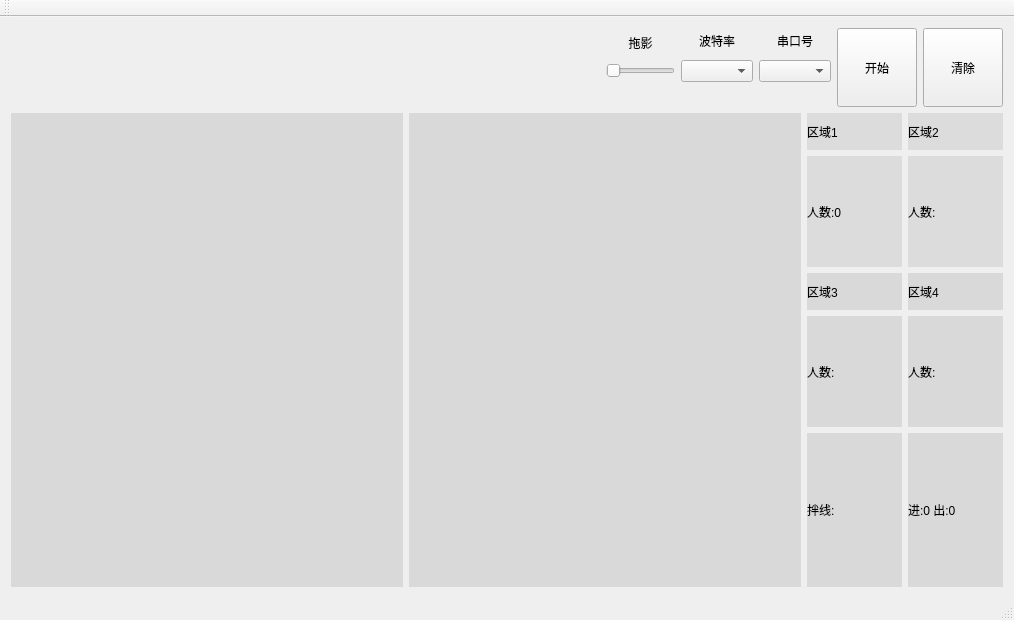
<?xml version="1.0" encoding="UTF-8"?>
<ui version="4.0">
 <class>PeopleCounterClass</class>
 <widget class="QMainWindow" name="PeopleCounterClass">
  <property name="geometry">
   <rect>
    <x>0</x>
    <y>0</y>
    <width>1014</width>
    <height>620</height>
   </rect>
  </property>
  <property name="windowTitle">
   <string>PeopleCounter</string>
  </property>
  <widget class="QWidget" name="centralWidget">
   <property name="sizePolicy">
    <sizepolicy hsizetype="Preferred" vsizetype="Preferred">
     <horstretch>0</horstretch>
     <verstretch>0</verstretch>
    </sizepolicy>
   </property>
   <layout class="QFormLayout" name="formLayout">
    <item row="0" column="0" colspan="2">
     <layout class="QVBoxLayout" name="verticalLayout_2" stretch="2,12">
      <item>
       <layout class="QHBoxLayout" name="horizontalLayout" stretch="4,13,2,2,2,2,2">
        <item>
         <widget class="QLabel" name="label">
          <property name="sizePolicy">
           <sizepolicy hsizetype="Expanding" vsizetype="Expanding">
            <horstretch>0</horstretch>
            <verstretch>0</verstretch>
           </sizepolicy>
          </property>
          <property name="maximumSize">
           <size>
            <width>173</width>
            <height>16777215</height>
           </size>
          </property>
          <property name="text">
           <string/>
          </property>
         </widget>
        </item>
        <item>
         <spacer name="horizontalSpacer">
          <property name="orientation">
           <enum>Qt::Horizontal</enum>
          </property>
          <property name="sizeHint" stdset="0">
           <size>
            <width>40</width>
            <height>20</height>
           </size>
          </property>
         </spacer>
        </item>
        <item>
         <layout class="QVBoxLayout" name="verticalLayout_8" stretch="2,2,2">
          <item>
           <widget class="QLabel" name="label_12">
            <property name="sizePolicy">
             <sizepolicy hsizetype="Expanding" vsizetype="Expanding">
              <horstretch>0</horstretch>
              <verstretch>0</verstretch>
             </sizepolicy>
            </property>
            <property name="text">
             <string>拖影</string>
            </property>
            <property name="alignment">
             <set>Qt::AlignCenter</set>
            </property>
           </widget>
          </item>
          <item>
           <widget class="QSlider" name="horizontalSlider">
            <property name="sizePolicy">
             <sizepolicy hsizetype="Preferred" vsizetype="Fixed">
              <horstretch>0</horstretch>
              <verstretch>0</verstretch>
             </sizepolicy>
            </property>
            <property name="orientation">
             <enum>Qt::Horizontal</enum>
            </property>
           </widget>
          </item>
          <item>
           <spacer name="verticalSpacer">
            <property name="orientation">
             <enum>Qt::Vertical</enum>
            </property>
            <property name="sizeHint" stdset="0">
             <size>
              <width>20</width>
              <height>40</height>
             </size>
            </property>
           </spacer>
          </item>
         </layout>
        </item>
        <item>
         <layout class="QVBoxLayout" name="verticalLayout_7" stretch="1,1,1">
          <item>
           <widget class="QLabel" name="label_13">
            <property name="text">
             <string>波特率</string>
            </property>
            <property name="alignment">
             <set>Qt::AlignCenter</set>
            </property>
           </widget>
          </item>
          <item>
           <widget class="QComboBox" name="comboBox_2"/>
          </item>
          <item>
           <spacer name="verticalSpacer_2">
            <property name="orientation">
             <enum>Qt::Vertical</enum>
            </property>
            <property name="sizeHint" stdset="0">
             <size>
              <width>20</width>
              <height>40</height>
             </size>
            </property>
           </spacer>
          </item>
         </layout>
        </item>
        <item>
         <layout class="QVBoxLayout" name="verticalLayout_9" stretch="1,1,1">
          <item>
           <widget class="QLabel" name="label_14">
            <property name="text">
             <string>串口号</string>
            </property>
            <property name="alignment">
             <set>Qt::AlignCenter</set>
            </property>
           </widget>
          </item>
          <item>
           <widget class="QComboBox" name="comboBox"/>
          </item>
          <item>
           <spacer name="verticalSpacer_3">
            <property name="orientation">
             <enum>Qt::Vertical</enum>
            </property>
            <property name="sizeHint" stdset="0">
             <size>
              <width>20</width>
              <height>40</height>
             </size>
            </property>
           </spacer>
          </item>
         </layout>
        </item>
        <item>
         <widget class="QPushButton" name="pushButton">
          <property name="sizePolicy">
           <sizepolicy hsizetype="Preferred" vsizetype="Preferred">
            <horstretch>0</horstretch>
            <verstretch>0</verstretch>
           </sizepolicy>
          </property>
          <property name="text">
           <string>开始</string>
          </property>
         </widget>
        </item>
        <item>
         <widget class="QPushButton" name="pushButton_2">
          <property name="sizePolicy">
           <sizepolicy hsizetype="Preferred" vsizetype="Preferred">
            <horstretch>0</horstretch>
            <verstretch>0</verstretch>
           </sizepolicy>
          </property>
          <property name="text">
           <string>清除</string>
          </property>
         </widget>
        </item>
       </layout>
      </item>
      <item>
       <layout class="QHBoxLayout" name="horizontalLayout_2" stretch="2,2,1">
        <item>
         <widget class="QWidget" name="widget" native="true">
          <property name="styleSheet">
           <string notr="true">background-color: rgb(217, 217, 217);</string>
          </property>
         </widget>
        </item>
        <item>
         <widget class="QWidget" name="widget_2" native="true">
          <property name="styleSheet">
           <string notr="true">background-color: rgb(217, 217, 217);</string>
          </property>
         </widget>
        </item>
        <item>
         <layout class="QVBoxLayout" name="verticalLayout" stretch="1,1,1">
          <item>
           <layout class="QHBoxLayout" name="horizontalLayout_3">
            <item>
             <layout class="QVBoxLayout" name="verticalLayout_3" stretch="1,3">
              <item>
               <widget class="QLabel" name="label_2">
                <property name="styleSheet">
                 <string notr="true">background-color: rgb(220, 220, 220);
border-color: rgb(179, 179, 179);</string>
                </property>
                <property name="text">
                 <string>区域1</string>
                </property>
               </widget>
              </item>
              <item>
               <widget class="QLabel" name="label_3">
                <property name="styleSheet">
                 <string notr="true">background-color: rgb(220, 220, 220);</string>
                </property>
                <property name="text">
                 <string>人数:0</string>
                </property>
               </widget>
              </item>
             </layout>
            </item>
            <item>
             <layout class="QVBoxLayout" name="verticalLayout_4" stretch="1,3">
              <item>
               <widget class="QLabel" name="label_4">
                <property name="styleSheet">
                 <string notr="true">background-color: rgb(220, 220, 220);</string>
                </property>
                <property name="text">
                 <string>区域2</string>
                </property>
               </widget>
              </item>
              <item>
               <widget class="QLabel" name="label_5">
                <property name="styleSheet">
                 <string notr="true">background-color: rgb(220, 220, 220);</string>
                </property>
                <property name="text">
                 <string>人数:</string>
                </property>
               </widget>
              </item>
             </layout>
            </item>
           </layout>
          </item>
          <item>
           <layout class="QHBoxLayout" name="horizontalLayout_4">
            <item>
             <layout class="QVBoxLayout" name="verticalLayout_5" stretch="1,3">
              <item>
               <widget class="QLabel" name="label_6">
                <property name="styleSheet">
                 <string notr="true">background-color: rgb(217, 217, 217);</string>
                </property>
                <property name="text">
                 <string>区域3</string>
                </property>
               </widget>
              </item>
              <item>
               <widget class="QLabel" name="label_8">
                <property name="styleSheet">
                 <string notr="true">background-color: rgb(217, 217, 217);</string>
                </property>
                <property name="text">
                 <string>人数:</string>
                </property>
               </widget>
              </item>
             </layout>
            </item>
            <item>
             <layout class="QVBoxLayout" name="verticalLayout_6" stretch="1,3">
              <item>
               <widget class="QLabel" name="label_7">
                <property name="styleSheet">
                 <string notr="true">background-color: rgb(217, 217, 217);</string>
                </property>
                <property name="text">
                 <string>区域4</string>
                </property>
               </widget>
              </item>
              <item>
               <widget class="QLabel" name="label_9">
                <property name="styleSheet">
                 <string notr="true">background-color: rgb(217, 217, 217);</string>
                </property>
                <property name="text">
                 <string>人数:</string>
                </property>
               </widget>
              </item>
             </layout>
            </item>
           </layout>
          </item>
          <item>
           <layout class="QHBoxLayout" name="horizontalLayout_5" stretch="1,1">
            <item>
             <widget class="QLabel" name="label_10">
              <property name="styleSheet">
               <string notr="true">background-color: rgb(217, 217, 217);</string>
              </property>
              <property name="text">
               <string>拌线:</string>
              </property>
             </widget>
            </item>
            <item>
             <widget class="QLabel" name="label_11">
              <property name="styleSheet">
               <string notr="true">background-color: rgb(217, 217, 217);</string>
              </property>
              <property name="text">
               <string>进:0 出:0</string>
              </property>
             </widget>
            </item>
           </layout>
          </item>
         </layout>
        </item>
       </layout>
      </item>
     </layout>
    </item>
   </layout>
  </widget>
  <widget class="QMenuBar" name="menuBar">
   <property name="geometry">
    <rect>
     <x>0</x>
     <y>0</y>
     <width>1014</width>
     <height>23</height>
    </rect>
   </property>
  </widget>
  <widget class="QToolBar" name="mainToolBar">
   <attribute name="toolBarArea">
    <enum>TopToolBarArea</enum>
   </attribute>
   <attribute name="toolBarBreak">
    <bool>false</bool>
   </attribute>
  </widget>
  <widget class="QStatusBar" name="statusBar"/>
 </widget>
 <layoutdefault spacing="6" margin="11"/>
 <resources>
  <include location="PeopleCounter.qrc"/>
 </resources>
 <connections/>
</ui>
